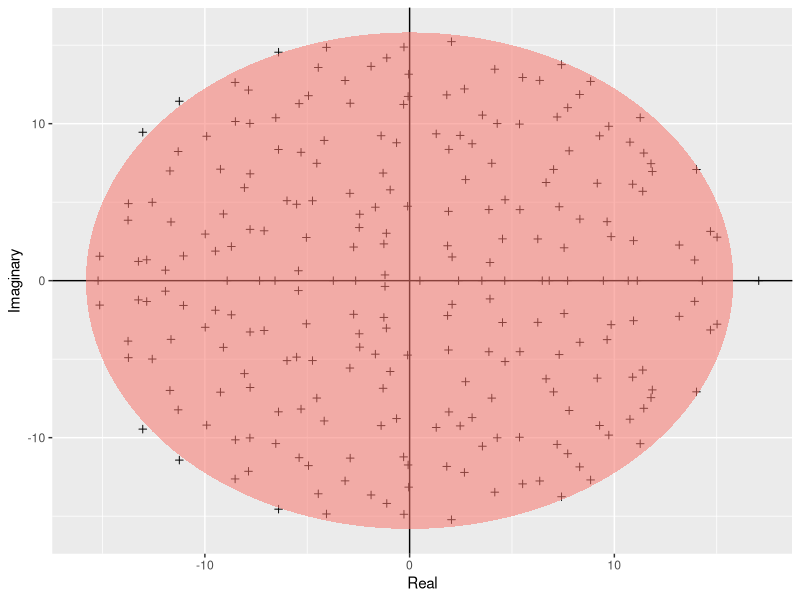

R code for this plot:
#Author: Ruth Keane (ruth.keane19@imperial.ac.uk)
#Script: Girko.R
#Desc: girko's circular simulation graph
#Arguments: none
#Input: none
#Output: none
#Date: Oct 2019
graphics.off()
require(ggplot2)
##build function
#dev.off()
#returns eclipse
build_ellipse<- function(hradius, vradius){
  npoints=250
  a<-seq(0, 2* pi, length=npoints+1)
  x<-hradius*cos(a)
  y<-vradius*sin(a)
  return(data.frame(x=x, y=y))
}  
N<-250 #assign matrix
M<-matrix(rnorm(N*N), N, N)  #build matrix
eigvals<-eigen(M)$values  #eivenalues
eigDF<-data.frame("Real"=Re(eigvals),"Imaginary"=Im(eigvals)) #build dataframe
my_radius<-sqrt(N)  #radius of circle is sqrtN
ellDF<-build_ellipse(my_radius, my_radius) #dataframe to plot eclipse
names(ellDF)<-c("Real","Imaginary") #rename columns

##plotting
#plot eigenvalues
pdf("../Results/Girko.pdf", # Open blank pdf page using a relative path
    11.7, 8.3) # These numbers are page dimensions in inches
p<-ggplot(eigDF, aes(x=Real, y=Imaginary))
p<-p+geom_point(shape=I(3))+theme(legend.position="none")
#vertical and horizontal lines
p<- p+geom_hline(aes(yintercept=0))
p<-p+geom_vline(aes(xintercept=0))
#add ellipse 
p<-p+geom_polygon(data=ellDF, aes(x= Real, y= Imaginary, alpha=1/20, fill= "red"))
##saving as pdf
print(p)
graphics.off(); #you can also use dev.off()